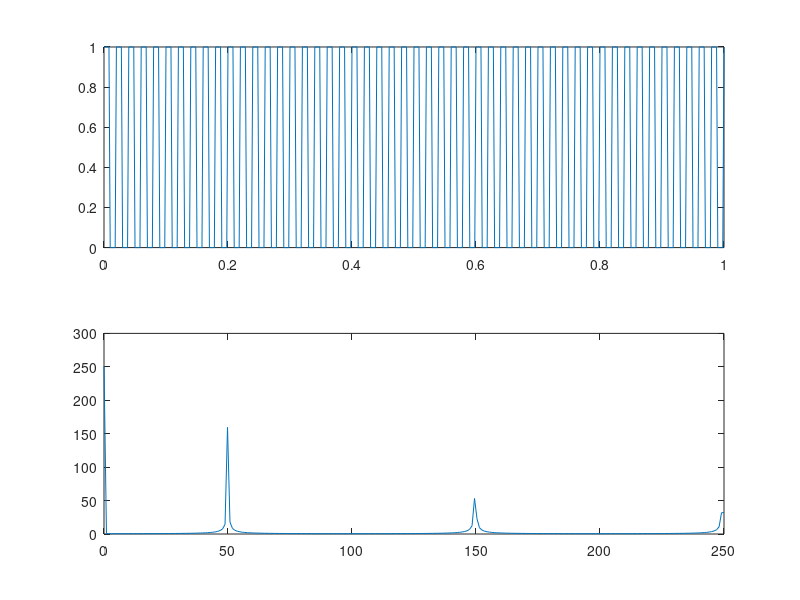

The MATLAB script that drew this image:
clc
clear

f=50; %frequency of the impulse in Hz
fs=f*10; % sample frequency is 10 times higher
t=0:1/fs:1; % time vector
y=zeros(size(t));

w=5;
for i=1:w
y(i:fs/f:end)=1;
end

subplot(2,1,1)
plot(t,y);

fy=fft(y);
fy=abs(fy);

fy=fy(1:round(length(fy)/2)+1);
f=linspace(0,fs/2,length(fy));
subplot(2,1,2)
plot(f,fy)
